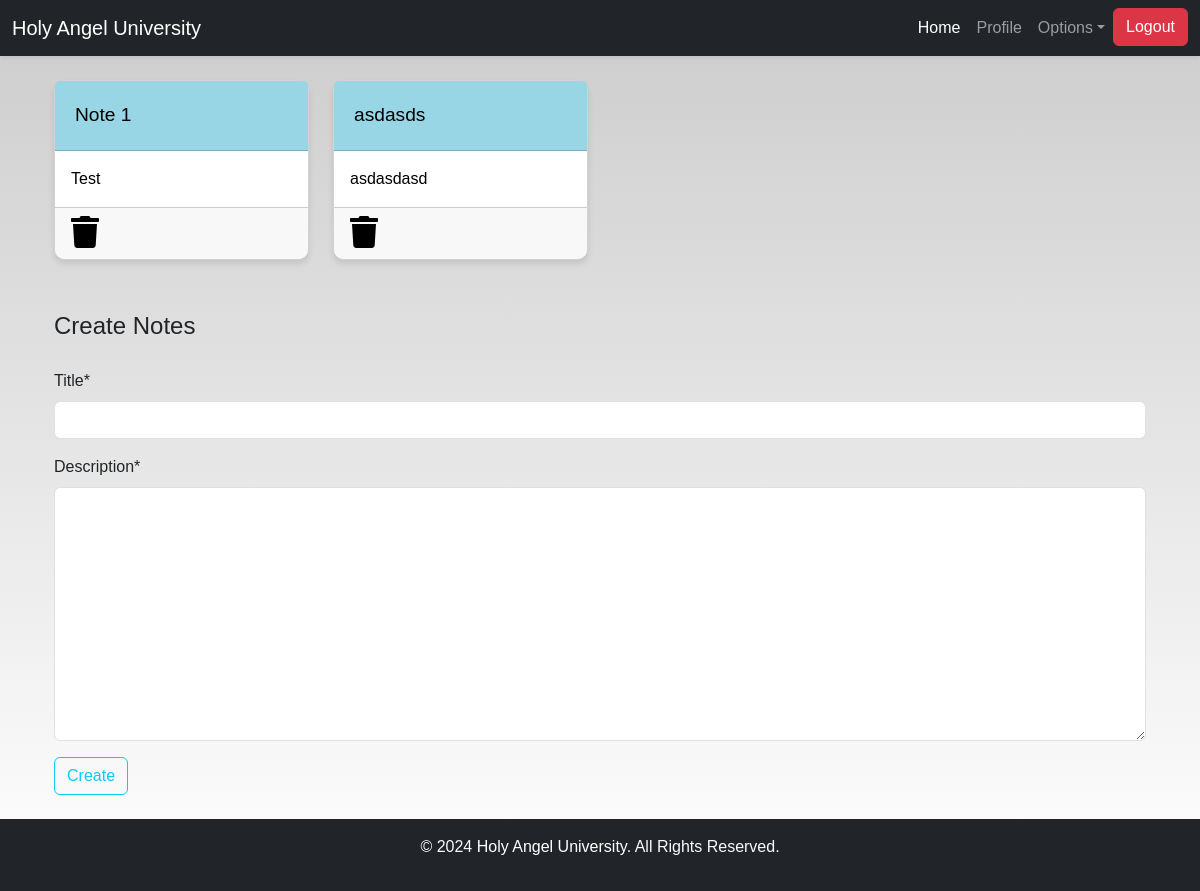
Screenshot of /notes (signed in) with the database file from the repository.
### dashboard/models.py (models this page shows, shortened)
class Notes(models.Model):
    user = models.ForeignKey(User, on_delete=models.CASCADE)
    title = models.CharField(max_length=200)
    description = models.TextField()
    class Meta:
        verbose_name = "notes"
        verbose_name_plural = "notes"

### dashboard/views.py (the view)
# urls.py: path('notes', views.notes, name='notes'),
def notes(request):
    if request.method == 'POST':
        form = NotesForm(request.POST)
        if form.is_valid():
            notes = Notes(user=request.user, **form.cleaned_data)
            notes.save()
            messages.success(request, f"{request.user.username}, your notes have been saved.")
            return redirect("notes")  # Redirect after successful save
    else:
        form = NotesForm()
    notes = Notes.objects.filter(user=request.user)
    context = {'notes': notes, 'form': form}
    return render(request, 'dashboard/notes.html', context)

### dashboard/forms.py
class NotesForm(forms.ModelForm):
    class Meta:
        model = Notes
        fields = ['title', 'description']

### dashboard/templates/dashboard/notes.html (shortened to what this page needs)
{% extends 'dashboard/base.html' %}
{% load static %}
{% load crispy_forms_tags %}
{% block content %}
<div class="container">
    <div class="row">
        {% for note in notes %}
        <div class="col-md-3">
        <a href="{% url 'notes-detail' note.id %}">
                <div class="card">
                    <div class="card-header">{{note.title}}</div>
                    <div class="card-body">{{ note.description | slice:"0:100" }}</div>
                    <div class="card-footer mt-auto "><a href="{% url 'delete-note' note.id  %}">
                        <i class="fa fa-trash fa-2x"></i></a>
                    </div>
                </div>
            </a>
        </div>
{% endfor %}
        <br><br>
    </div>
</div>
<br><br>
<div class="container">
    <form method="POST">
        <fieldset class="form-group">
            <legend class="border-bottom mb-4">Create Notes</legend>
        </fieldset>
        {{form | crispy }}
        <div class="form-group">
            <button href="" class="btn btn-outline-info" type="submit">
                Create
            </button>
        </div>
    </form>
</div>
{% endblock content %}

### static/css/main.css (style rules this page uses)
html { scroll-behavior: smooth; height: 100%; width: 100%; }
body { background: linear-gradient(rgba(0, 0, 0, 0.2), rgba(255, 255, 255, 0.5)); background-repeat: no-repeat; max-width: 100%; overflow-x: hidden; font-family: Arial, sans-serif; }
.card { box-shadow: 0 4px 6px rgba(0, 0, 0, 0.1); border-radius: 10px; transition: transform 0.2s ease; }
.card-header { background-color: rgb(152, 214, 230); color: black; padding: 20px; font-size: 1.2rem; }
a { text-decoration: none; color: black; }
.fa { color: black; }

### rows the page displays
Notes: title "Note 1", description "Test"
Notes: title "asdasds", description "asdasdasd"
